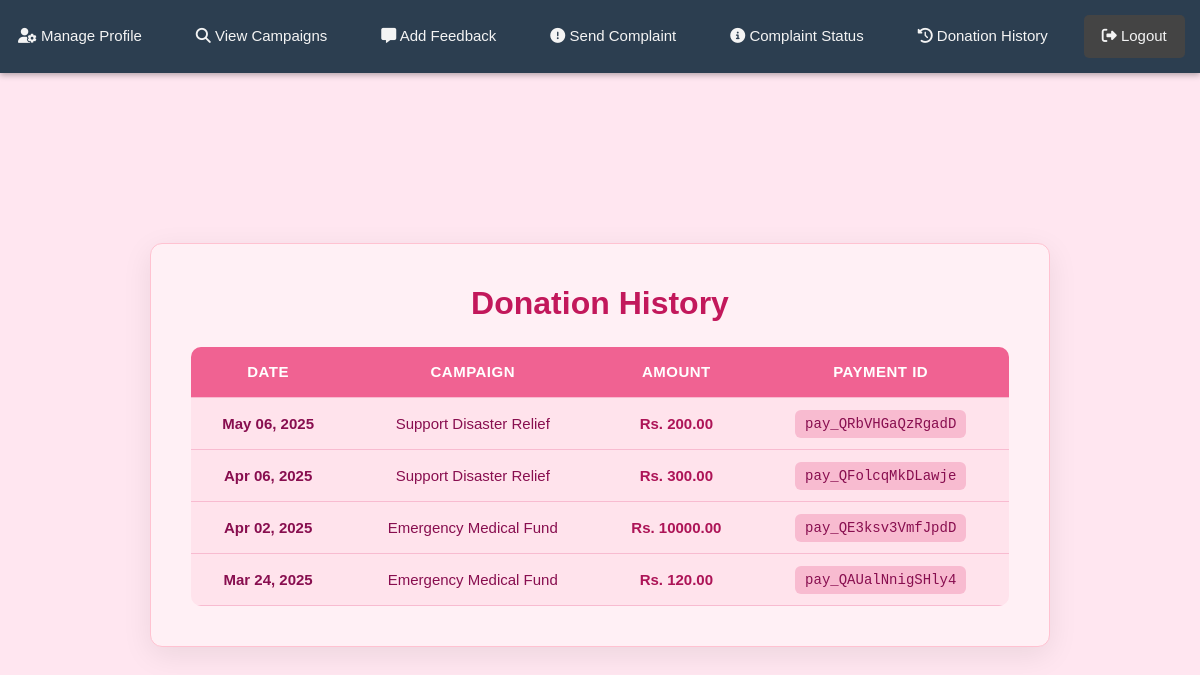
/home/donationhistory/ (signed in), run on the app's committed database.
### home/models.py (models this page shows, shortened)
class Donation(models.Model):
    user = models.ForeignKey(User, on_delete=models.CASCADE)
    campaign = models.ForeignKey('Campaign', on_delete=models.CASCADE)
    amount = models.DecimalField(max_digits=10, decimal_places=2)
    payment_id = models.CharField(max_length=100, unique=True)
    date = models.DateTimeField(auto_now_add=True)

class Campaign(models.Model):
    organization = models.ForeignKey(
        "Organization", on_delete=models.CASCADE, related_name="campaigns"
    )
    title = models.CharField(max_length=255)
    description = models.TextField()
    goal_amount = models.DecimalField(max_digits=10, decimal_places=2)
    raised_amount = models.DecimalField(max_digits=10, decimal_places=2, default=0.00)
    end_date = models.DateField()
    image = models.ImageField(upload_to="campaign_images/", blank=True, null=True)
    created_by = models.ForeignKey(
        User, on_delete=models.CASCADE, related_name="campaigns", null=True, blank=True
    )
    created_at = models.DateTimeField(auto_now_add=True)
    verified = models.BooleanField(default=False)
    is_edit_pending = models.BooleanField(default=False)
    STATUS_CHOICES = [
        ("Ongoing", "Ongoing"),
        ("Completed", "Completed"),
    ]
    status = models.CharField(max_length=10, choices=STATUS_CHOICES, default="Ongoing")

### home/views.py (the view)
# urls.py: path('donationhistory/', views.donationhistory, name='donationhistory'),
def donationhistory(request):
    donations = Donation.objects.filter(user=request.user).order_by('-date')
    return render(request, 'donationhistory.html', {'donations': donations})

### templates/donationhistory.html (shortened to what this page needs)
<!DOCTYPE html>
<html lang="en">
<head>
  <link href="https://cdn.jsdelivr.net/npm/bootstrap@5.3.0/dist/css/bootstrap.min.css" rel="stylesheet" />
  <link rel="stylesheet" href="https://cdnjs.cloudflare.com/ajax/libs/font-awesome/6.5.1/css/all.min.css" />
</head>
<body>
  <nav class="navbar">
    <div class="link-container">
      <a href="{% url 'donor_profile' %}"><i class="fas fa-user-cog"></i> Manage Profile</a>
      <a href="{% url 'view_campaign' %}"><i class="fas fa-search"></i> View Campaigns</a>
      <a href="{% url 'donor_feedback' %}"><i class="fas fa-comment-alt"></i> Add Feedback</a>
      <a href="{% url 'submit_donor_complaint' %}"><i class="fas fa-exclamation-circle"></i> Send Complaint</a>
      <a href="{% url 'donor_complaint_list' %}"><i class="fas fa-info-circle"></i> Complaint Status</a>
      <a href="{% url 'donationhistory' %}"><i class="fas fa-history"></i> Donation History</a>
      <form action="{% url 'donorlogout' %}" method="post" style="display: inline;">
        <button type="submit" class="btn-logout">
          <i class="fas fa-sign-out-alt"></i> Logout
        </button>
      </form>
    </div>
  </nav>
  <div class="container">
    <h1>Donation History</h1>
    {% if donations %}
    <table>
      <thead>
        <tr>
          <th>Date</th>
          <th>Campaign</th>
          <th>Amount</th>
          <th>Payment ID</th>
        </tr>
      </thead>
      <tbody>
        {% for donation in donations %}
        <tr>
          <td><strong>{{ donation.date|date:"M d, Y" }}</strong></td>
          <td>{{ donation.campaign.title }}</td>
          <td><span class="amount">Rs. {{ donation.amount }}</span></td>
          <td><span class="payment-id">{{ donation.payment_id }}</span></td>
        </tr>
        {% endfor %}
      </tbody>
    </table>
    {% else %}
    <p class="note">You have not made any donations yet.</p>
    {% endif %}
  </div>
</body>
</html>

### templates/donationhistory.html (style rules this page uses)
.navbar { background-color: #2c3e50; padding: 15px 0; position: fixed; top: 0; width: 100%; z-index: 1000; box-shadow: 0 2px 6px rgba(0, 0, 0, 0.3); }
.link-container { display: flex; justify-content: center; gap: 18px; }
.link-container a, .btn-logout { color: #f4f4f4; padding: 10px 18px; text-decoration: none; font-size: 15px; border-radius: 5px; transition: background-color 0.3s ease; }
.btn-logout { background-color: #444; border: none; cursor: pointer; }
body { font-family: 'Poppins', sans-serif; background-color: #ffe6f0; margin: 0; padding-top: 90px; display: flex; justify-content: center; align-items: center; min-height: 100vh; animation: fadeIn 0.8s ease-in-out; }
.container { max-width: 900px; width: 95%; background: #fff0f5; padding: 40px; border-radius: 12px; box-shadow: 0 8px 30px rgba(0, 0, 0, 0.08); text-align: center; border: 1px solid #ffc2d1; }
h1 { font-size: 2rem; font-weight: 600; color: #c2185b; margin-bottom: 25px; }
table { width: 100%; border-collapse: collapse; margin-top: 20px; background-color: #ffe3ec; border-radius: 10px; overflow: hidden; }
th, td { padding: 14px; text-align: center; font-size: 15px; color: #880e4f; border-bottom: 1px solid #f8bbd0; }
th { background-color: #f06292; color: #fff; text-transform: uppercase; letter-spacing: 0.5px; }
.amount { font-weight: bold; color: #ad1457; transition: transform 0.2s ease-in-out; }
.payment-id { background-color: #f8bbd0; padding: 6px 10px; border-radius: 6px; font-size: 14px; font-family: monospace; }

### data on the page
Donation: date "May 06, 2025", campaign "Support Disaster Relief", amount "200.00", payment_id "pay_QRbVHGaQzRgadD"
Donation: date "Apr 06, 2025", campaign "Support Disaster Relief", amount "300.00", payment_id "pay_QFolcqMkDLawje"
Donation: date "Apr 02, 2025", campaign "Emergency Medical Fund", amount "10000.00", payment_id "pay_QE3ksv3VmfJpdD"
Donation: date "Mar 24, 2025", campaign "Emergency Medical Fund", amount "120.00", payment_id "pay_QAUalNnigSHly4"
